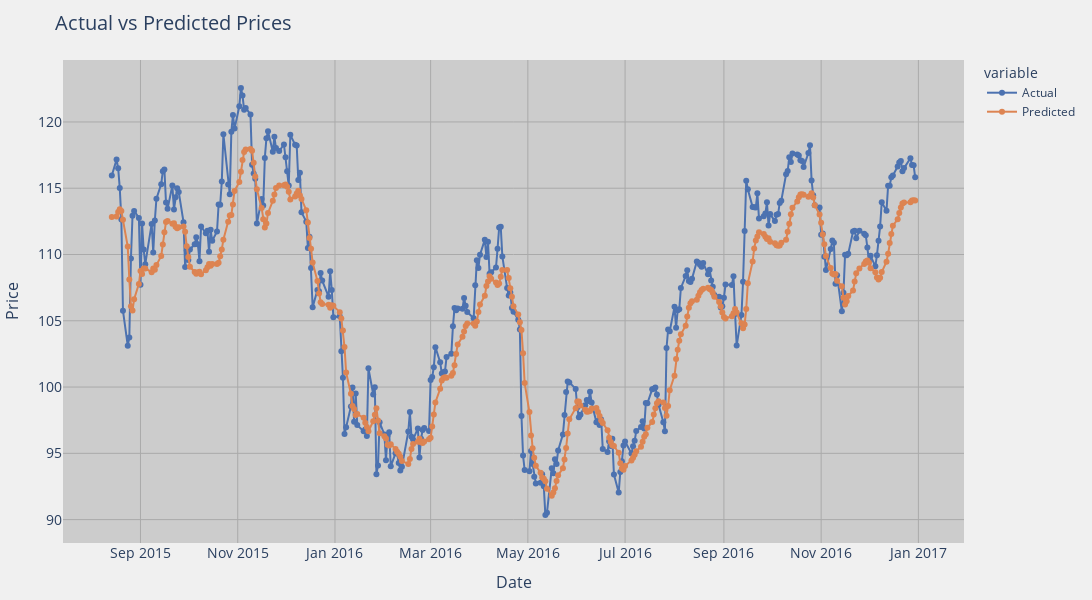

Notebook code for this chart:
### Code cell
import plotly.express as px

fig = px.line(
    results.reset_index(),
    x='Date',
    y=['Actual', 'Predicted'],
    labels={'value': 'Price', 'Date': 'Date'},
    title="Actual vs Predicted Prices",
    template='plotly_white',
    color_discrete_map={'Actual':'#4C72B0', 'Predicted':'#DD8452'}  # soft colors
)

# Parameters you can change
background_color = "#F0F0F0"   # figure background
plot_bgcolor = "#CCCCCC"        # plot area background
grid_color = "#AAAAAA"          # grid line color
grid_width = 1                  # grid line thickness

fig.update_traces(mode='lines+markers')
fig.update_layout(
    width=1200,
    height=600,
    title_font_size=20,
    xaxis_title_font_size=16,
    yaxis_title_font_size=16,
    legend_title_font_size=14,
    plot_bgcolor=plot_bgcolor,        # plot area background
    paper_bgcolor=background_color,   # figure background
    margin=dict(l=50, r=50, t=60, b=50)
)

fig.update_xaxes(
    tickfont=dict(size=14),
    gridcolor=grid_color,
    gridwidth=grid_width
)

fig.update_yaxes(
    tickfont=dict(size=14),
    gridcolor=grid_color,
    gridwidth=grid_width
)
fig.show()

### Figure 1 — Plotly figure (JSON) as saved in the notebook; plotly's stock layout.template omitted (floating-point values rounded to 4 significant figures; data arrays with more than 128 entries replaced by an {"elided": "..."} marker saying what was removed)
{"data": [{"hovertemplate": "variable=Actual<br>Date=%{x}<br>Price=%{y}<extra></extra>", "legendgroup": "Actual", "line": {"color": "#4C72B0", "dash": "solid"}, "marker": {"symbol": "circle"}, "mode": "lines+markers", "name": "Actual", "orientation": "v", "showlegend": true, "type": "scatter", "x": {"elided": "349 str values"}, "xaxis": "x", "y": {"elided": "349 float values"}, "yaxis": "y"}, {"hovertemplate": "variable=Predicted<br>Date=%{x}<br>Price=%{y}<extra></extra>", "legendgroup": "Predicted", "line": {"color": "#DD8452", "dash": "solid"}, "marker": {"symbol": "circle"}, "mode": "lines+markers", "name": "Predicted", "orientation": "v", "showlegend": true, "type": "scatter", "x": {"elided": "349 str values"}, "xaxis": "x", "y": {"elided": "349 float values"}, "yaxis": "y"}], "layout": {"height": 600, "legend": {"title": {"font": {"size": 14}, "text": "variable"}, "tracegroupgap": 0}, "margin": {"b": 50, "l": 50, "r": 50, "t": 60}, "paper_bgcolor": "#F0F0F0", "plot_bgcolor": "#CCCCCC", "title": {"font": {"size": 20}, "text": "Actual vs Predicted Prices"}, "width": 1200, "xaxis": {"anchor": "y", "domain": [0, 1], "gridcolor": "#AAAAAA", "gridwidth": 1, "tickfont": {"size": 14}, "title": {"font": {"size": 16}, "text": "Date"}}, "yaxis": {"anchor": "x", "domain": [0, 1], "gridcolor": "#AAAAAA", "gridwidth": 1, "tickfont": {"size": 14}, "title": {"font": {"size": 16}, "text": "Price"}}}}
